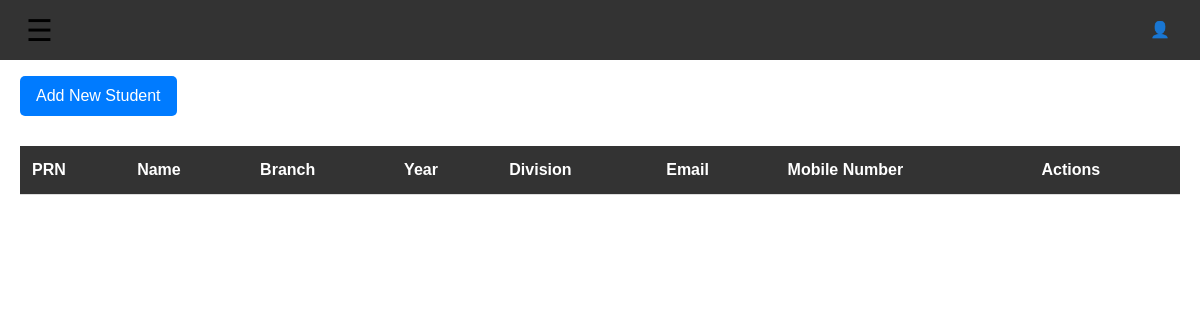
The app's page /students/, older data.
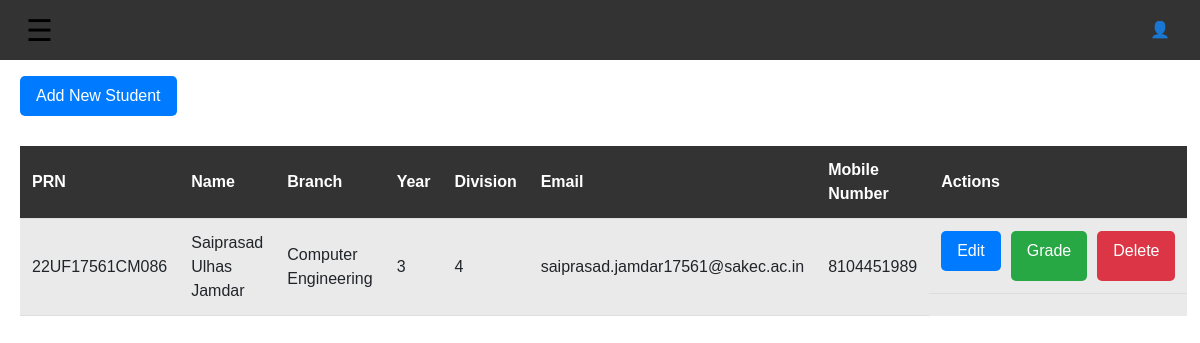
The same page, newer data.
### users/models.py (models this page shows)
class Students(models.Model):
    prn = models.CharField(max_length=20, primary_key=True)
    name = models.CharField(max_length=255)
    branch = models.CharField(max_length=100)
    year = models.IntegerField()
    division = models.IntegerField()
    email = models.EmailField(max_length=254, blank=True, null=True)
    mobile_number = models.BigIntegerField(blank=True, null=True)
    acad_year = models.IntegerField()
    class Meta:
        db_table = 'students'

### users/views.py (the view)
# urls.py: path('students/', user_views.student_list, name='student_list'),
def student_list(request):
    students = Students.objects.all()
    return render(request, 'student_list.html', {'students': students})

### users/templates/student_list.html (shortened to what this page needs)
{% extends 'base.html' %}
{% block content %}
<h1>Student List</h1>
<a href="{% url 'student_add' %}" class="btn btn-primary">Add New Student</a>
<table>
    <thead>
        <tr>
            <th>PRN</th>
            <th>Name</th>
            <th>Branch</th>
            <th>Year</th>
            <th>Division</th>
            <th>Email</th>
            <th>Mobile Number</th>
            <th>Actions</th>
        </tr>
    </thead>
    <tbody>
        {% for student in students %}
        <tr>
            <td>{{ student.prn }}</td>
            <td>{{ student.name }}</td>
            <td>{{ student.branch }}</td>
            <td>{{ student.year }}</td>
            <td>{{ student.division }}</td>
            <td>{{ student.email }}</td>
            <td>{{ student.mobile_number }}</td>
            <td class="actions">
                <a href="{% url 'student_edit' student.pk %}" class="btn btn-primary">Edit</a>
                <a href="{% url 'student_grade' student.pk %}" class="btn btn-success">Grade</a>
                <a href="{% url 'student_delete' student.pk %}" class="btn btn-danger">Delete</a>
            </td>
        </tr>
        {% endfor %}
    </tbody>
</table>
{% endblock %}

Row changes from the older to the newer data that the page shows:
added Students: prn "22UF17561CM086", name "Saiprasad Ulhas Jamdar", branch "Computer Engineering", year "3", division "4", email "saiprasad.jamdar17561@sakec.ac.in", mobile_number "8104451989"
